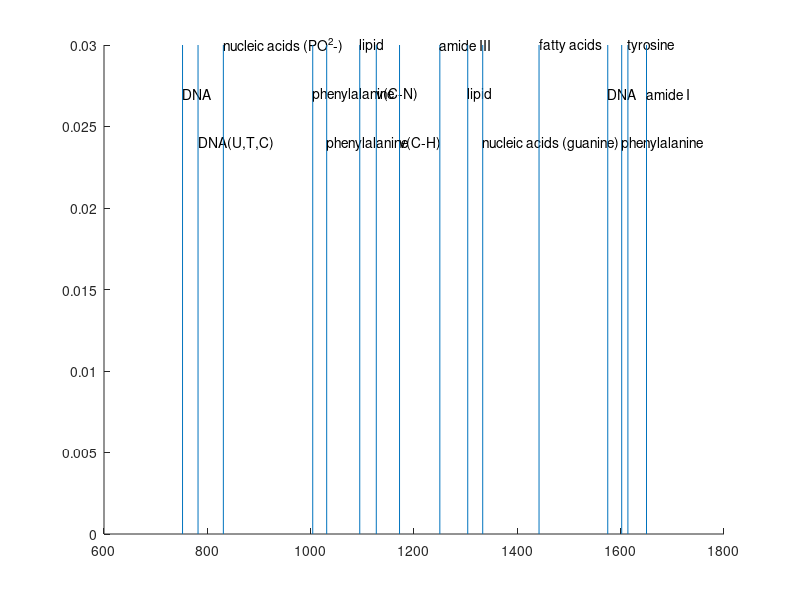

MATLAB code for this plot:
function spcmarkpeaks(varargin)
%SPCMARKPEAKS Adds assignment to common features in the spectra
%   Reference: Raman Spectroscopy of Biological Tissues. Zanyar Movasaghi et al., Applied Spectroscopy Reviews 2007
database = {
    752, 'DNA';
    782, 'DNA(U,T,C)';
    831, 'nucleic acids (PO^2-)';
    1004, 'phenylalanine';
    1031, 'phenylalanine';
    1095, 'lipid';
    1127, 'v(C-N)';
    1172, 'v(C-H)';
    1250, 'amide III';
    1304, 'lipid';
    1333, 'nucleic acids (guanine)';
    1442, 'fatty acids';
    1575, 'DNA';  
    1602, 'phenylalanine';
    1614, 'tyrosine';
    1650, 'amide I';    
    };
shift=0;
for i = 1:size(database,1)
    hold on
    line([database{i,1}+shift database{i,1}+shift],[0 0.03])
    text(database{i,1},0.03-0.003*rem(i,3),database{i,2})
end
    hold off
end

